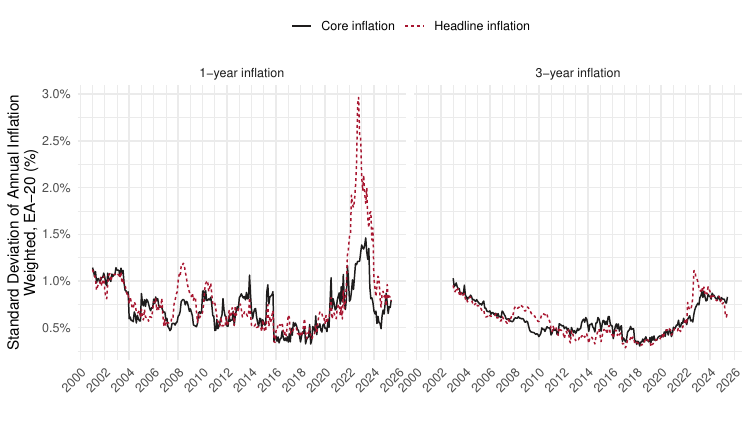

This figure's R source:
library("tidyverse")
library("scales")
library("eurostat")

## Load Eurostat datasets ------

datasets_eurostat <- c("prc_hicp_midx", "prc_hicp_cow")

for (dataset in datasets_eurostat){
  assign(dataset, 
         get_eurostat(dataset, time_format = "raw", stringsAsFactors = F, cache = F) |>
           rename(time = TIME_PERIOD)
  )
}

## English ------

figure4 <- prc_hicp_midx |>
  filter(coicop %in% c("TOT_X_NRG_FOOD", "CP00"),
         unit == "I15") |>
  mutate(year = substr(time, 1, 4)) |>
  #filter(!(Geo %in% intersect(eurozone_countries, CEEC_countries))) |>
  left_join(prc_hicp_cow |>
              filter(statinfo == "COWEA20", geo != "EA20") |>
              transmute(geo, year = time, country_weights = values, uniform_weights = 1),
            by = c("geo", "year")) |>
  mutate(date = as.Date(paste0(time, "-01"))) |>
  filter(date >= as.Date("2000-01-01")) |>
  group_by(geo, coicop) |>
  arrange(date) |>
  mutate(`3-year inflation` = (values/lag(values, 36))^(1/3)-1,
         `1-year inflation` = values/lag(values, 12)-1) |>
  ungroup() |>
  gather(variable, values, `3-year inflation`, `1-year inflation`) |>
  filter(!is.na(values)) |>
  group_by(coicop, date, variable) |>
  summarise(values = sqrt(Hmisc::wtd.var(values, country_weights))) |>
  mutate(coicop = factor(coicop, 
                         levels = c("TOT_X_NRG_FOOD", "CP00"),
                         labels = c("Core inflation", "Headline inflation")))

ggplot(data = figure4) + geom_line(aes(x = date, y = values, color = coicop, linetype = coicop)) + 
  theme_minimal() + xlab("") + ylab("Standard Deviation of Annual Inflation\nWeighted, EA-20 (%)") +
  scale_x_date(breaks = as.Date(paste0(seq(1960, 2100, 2), "-01-01")),
               labels = date_format("%Y")) +
  scale_color_manual(values = c("#1E1C1C", "#A81630")) + 
  scale_y_continuous(breaks = 0.01*seq(-20, 20, .5),
                     labels = percent_format(a = .1)) + 
  theme(legend.position = "top",
        legend.title = element_blank(),
        axis.text.x = element_text(angle = 45, vjust = 1, hjust = 1)) + 
  facet_wrap(~ variable)

write_csv(figure4, "figure4.csv")
ggsave("figure4.png", width = 1.25*6, height = 1.25*3.375, bg = "white")
ggsave("figure4.pdf", width = 1.25*6, height = 1.25*3.375)


## Français ------

figure4_fr <- prc_hicp_midx |>
  filter(coicop %in% c("TOT_X_NRG_FOOD", "CP00"),
         unit == "I15") |>
  mutate(year = substr(time, 1, 4)) |>
  #filter(!(Geo %in% intersect(eurozone_countries, CEEC_countries))) |>
  left_join(prc_hicp_cow |>
              filter(statinfo == "COWEA20", geo != "EA20") |>
              transmute(geo, year = time, country_weights = values, uniform_weights = 1),
            by = c("geo", "year")) |>
  mutate(date = as.Date(paste0(time, "-01"))) |>
  filter(date >= as.Date("2000-01-01")) |>
  group_by(geo, coicop) |>
  arrange(date) |>
  mutate(`Inflation sur 3 ans` = (values/lag(values, 36))^(1/3)-1,
         `Inflation sur 1 an` = values/lag(values, 12)-1) |>
  ungroup() |>
  gather(variable, values, `Inflation sur 3 ans`, `Inflation sur 1 an`) |>
  filter(!is.na(values)) |>
  group_by(coicop, date, variable) |>
  summarise(values = sqrt(Hmisc::wtd.var(values, country_weights))) |>
  mutate(coicop = factor(coicop, 
                       levels = c("TOT_X_NRG_FOOD", "CP00"),
                       labels = c("Inflation sous-jacente", "Inflation globale")))

ggplot(data = figure4_fr) + geom_line(aes(x = date, y = values, color = coicop, linetype = coicop)) + 
  theme_minimal() + xlab("") + ylab("Écart-type de l'inflation annuelle\nPondérée, Zone Euro (20 pays) (%)") +
  scale_x_date(breaks = as.Date(paste0(seq(1960, 2100, 2), "-01-01")),
               labels = date_format("%Y")) +
  scale_color_manual(values = c("#1E1C1C", "#A81630")) + 
  scale_y_continuous(breaks = 0.01*seq(-20, 20, .5),
                     labels = percent_format(a = .1)) + 
  theme(legend.position = "top",
        legend.title = element_blank(),
        axis.text.x = element_text(angle = 45, vjust = 1, hjust = 1)) + 
  facet_wrap(~ variable)


write_csv(figure4_fr, "figure4_fr.csv")
ggsave("figure4_fr.png", width = 1.25*6, height = 1.25*3.375, bg = "white")
ggsave("figure4_fr.pdf", width = 1.25*6, height = 1.25*3.375)

